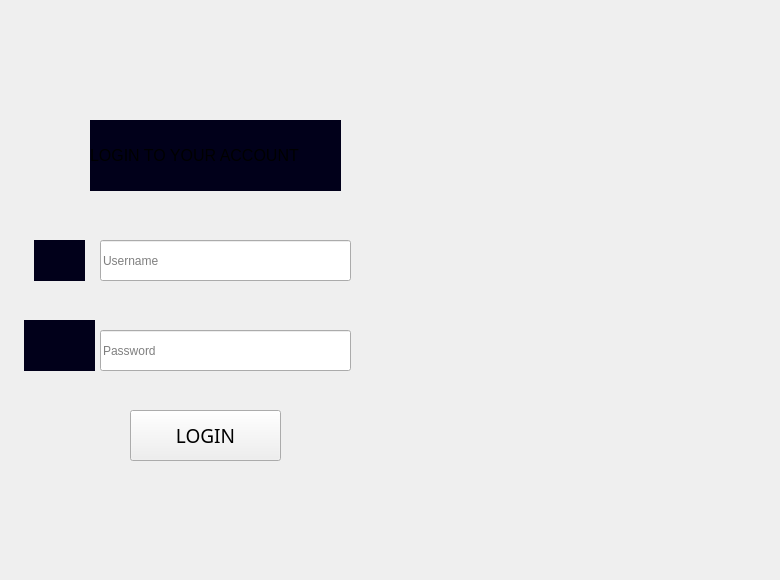
  <widget class="QWidget" name="centralwidget">
   <widget class="QLabel" name="label">
    <property name="geometry">
     <rect>
      <x>90</x>
      <y>120</y>
      <width>251</width>
      <height>71</height>
     </rect>
    </property>
    <property name="font">
     <font>
      <pointsize>12</pointsize>
     </font>
    </property>
    <property name="styleSheet">
     <string notr="true">background-color: rgb(1, 0, 26);</string>
    </property>
    <property name="text">
     <string>LOGIN TO YOUR ACCOUNT</string>
    </property>
   </widget>
   <widget class="QLineEdit" name="name">
    <property name="geometry">
     <rect>
      <x>100</x>
      <y>240</y>
      <width>251</width>
      <height>41</height>
     </rect>
    </property>
    <property name="echoMode">
     <enum>QLineEdit::Normal</enum>
    </property>
    <property name="placeholderText">
     <string>Username</string>
    </property>
   </widget>
   <widget class="QLineEdit" name="passw">
    <property name="geometry">
     <rect>
      <x>100</x>
      <y>330</y>
      <width>251</width>
      <height>41</height>
     </rect>
    </property>
    <property name="text">
     <string/>
    </property>
    <property name="echoMode">
     <enum>QLineEdit::Password</enum>
    </property>
    <property name="placeholderText">
     <string>Password</string>
    </property>
   </widget>
   <widget class="QLabel" name="label_3">
    <property name="geometry">
     <rect>
      <x>420</x>
      <y>-10</y>
      <width>351</width>
      <height>571</height>
     </rect>
    </property>
    <property name="text">
     <string/>
    </property>
    <property name="pixmap">
     <pixmap>facial-recognition-connected-real-estate.png</pixmap>
    </property>
    <property name="scaledContents">
     <bool>true</bool>
    </property>
   </widget>
   <widget class="QLabel" name="label_4">
    <property name="geometry">
     <rect>
      <x>24</x>
      <y>320</y>
      <width>71</width>
      <height>51</height>
     </rect>
    </property>
    <property name="styleSheet">
     <string notr="true">background-color: rgb(1, 0, 26);</string>
    </property>
    <property name="text">
     <string/>
    </property>
    <property name="pixmap">
     <pixmap>username-and-password-icon-png-4.png</pixmap>
    </property>
    <property name="scaledContents">
     <bool>true</bool>
    </property>
   </widget>
   <widget class="QLabel" name="label_5">
    <property name="geometry">
     <rect>
      <x>34</x>
      <y>240</y>
      <width>51</width>
      <height>41</height>
     </rect>
    </property>
    <property name="styleSheet">
     <string notr="true">background-color: rgb(1, 0, 26);</string>
    </property>
    <property name="text">
     <string/>
    </property>
    <property name="pixmap">
     <pixmap>user-1648810-1401302.png</pixmap>
    </property>
    <property name="scaledContents">
     <bool>true</bool>
    </property>
   </widget>
   <widget class="QPushButton" name="login">
    <property name="geometry">
     <rect>
      <x>130</x>
      <y>410</y>
      <width>151</width>
      <height>51</height>
     </rect>
    </property>
    <property name="font">
     <font>
      <family>Trebuchet MS</family>
      <pointsize>14</pointsize>
     </font>
    </property>
    <property name="text">
     <string>LOGIN</string>
    </property>
   </widget>
  </widget>
